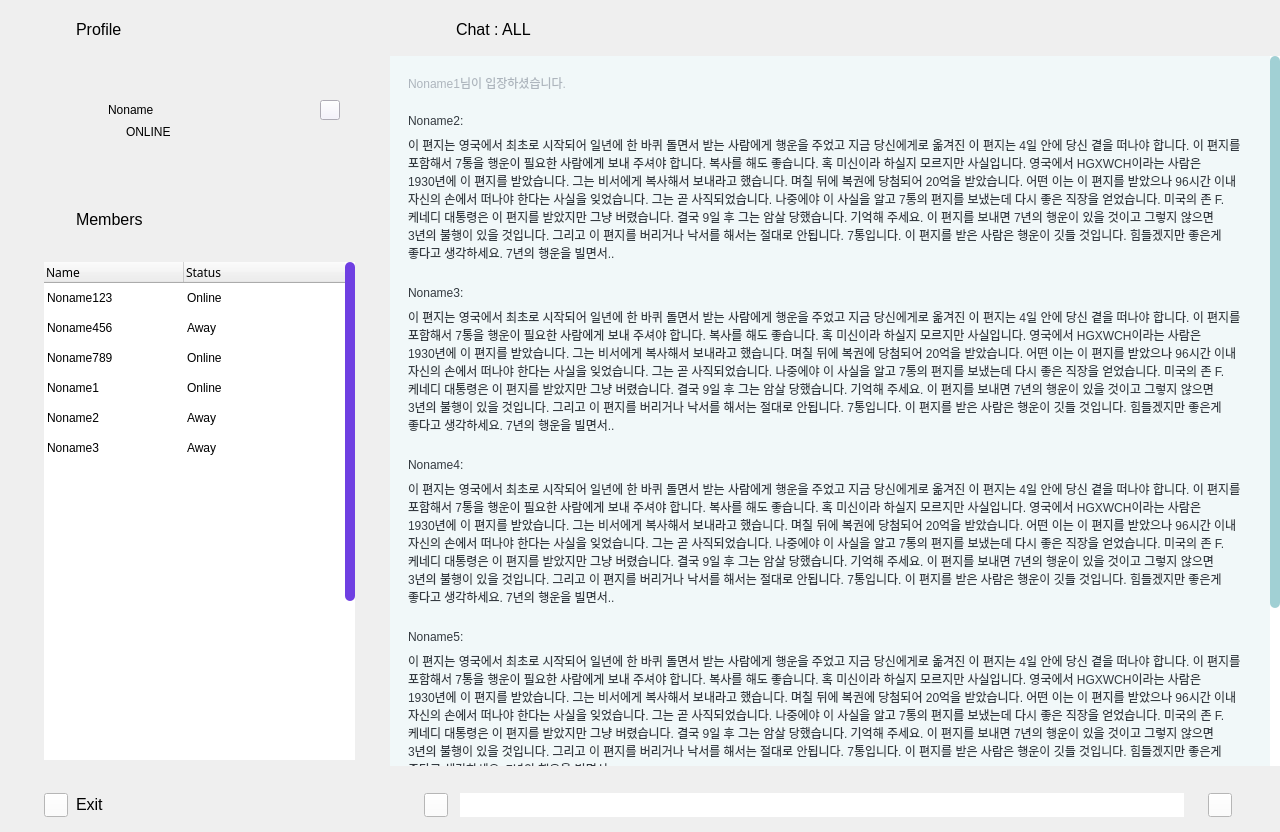
<?xml version="1.0" encoding="UTF-8"?>
<ui version="4.0">
 <class>MainWindow</class>
 <widget class="QMainWindow" name="MainWindow">
  <property name="geometry">
   <rect>
    <x>0</x>
    <y>0</y>
    <width>1280</width>
    <height>832</height>
   </rect>
  </property>
  <property name="minimumSize">
   <size>
    <width>1280</width>
    <height>832</height>
   </size>
  </property>
  <property name="maximumSize">
   <size>
    <width>1280</width>
    <height>832</height>
   </size>
  </property>
  <property name="windowTitle">
   <string>MainWindow</string>
  </property>
  <widget class="QWidget" name="centralwidget">
   <property name="minimumSize">
    <size>
     <width>1280</width>
     <height>832</height>
    </size>
   </property>
   <property name="maximumSize">
    <size>
     <width>1280</width>
     <height>832</height>
    </size>
   </property>
   <widget class="QLabel" name="Bg_Sidebar">
    <property name="enabled">
     <bool>true</bool>
    </property>
    <property name="geometry">
     <rect>
      <x>0</x>
      <y>0</y>
      <width>380</width>
      <height>832</height>
     </rect>
    </property>
    <property name="sizePolicy">
     <sizepolicy hsizetype="Fixed" vsizetype="Fixed">
      <horstretch>0</horstretch>
      <verstretch>0</verstretch>
     </sizepolicy>
    </property>
    <property name="minimumSize">
     <size>
      <width>380</width>
      <height>832</height>
     </size>
    </property>
    <property name="maximumSize">
     <size>
      <width>380</width>
      <height>832</height>
     </size>
    </property>
    <property name="text">
     <string/>
    </property>
    <property name="pixmap">
     <pixmap resource="../resource/resource.qrc">:/layout/Sidebar.png</pixmap>
    </property>
    <property name="scaledContents">
     <bool>false</bool>
    </property>
   </widget>
   <widget class="QLabel" name="Bg_Header">
    <property name="geometry">
     <rect>
      <x>380</x>
      <y>0</y>
      <width>900</width>
      <height>56</height>
     </rect>
    </property>
    <property name="frameShape">
     <enum>QFrame::NoFrame</enum>
    </property>
    <property name="text">
     <string/>
    </property>
    <property name="pixmap">
     <pixmap resource="../resource/resource.qrc">:/layout/Header.png</pixmap>
    </property>
   </widget>
   <widget class="QLabel" name="Bg_ChatArea">
    <property name="geometry">
     <rect>
      <x>380</x>
      <y>56</y>
      <width>900</width>
      <height>721</height>
     </rect>
    </property>
    <property name="text">
     <string/>
    </property>
    <property name="pixmap">
     <pixmap resource="../resource/resource.qrc">:/layout/ChatFrame.png</pixmap>
    </property>
   </widget>
   <widget class="QLabel" name="Bg_Input">
    <property name="geometry">
     <rect>
      <x>380</x>
      <y>777</y>
      <width>900</width>
      <height>56</height>
     </rect>
    </property>
    <property name="text">
     <string/>
    </property>
    <property name="pixmap">
     <pixmap resource="../resource/resource.qrc">:/layout/Footer.png</pixmap>
    </property>
   </widget>
   <widget class="QPushButton" name="Btn_emoji">
    <property name="geometry">
     <rect>
      <x>424</x>
      <y>793</y>
      <width>24</width>
      <height>24</height>
     </rect>
    </property>
    <property name="styleSheet">
     <string notr="true">background-color: rgb(255, 255, 255);
selection-background-color: rgb(255, 255, 255);
border-image: url(:/icon/emoji-happy.png);</string>
    </property>
    <property name="text">
     <string/>
    </property>
   </widget>
   <widget class="QPlainTextEdit" name="Input_inputBox">
    <property name="geometry">
     <rect>
      <x>460</x>
      <y>793</y>
      <width>724</width>
      <height>24</height>
     </rect>
    </property>
    <property name="styleSheet">
     <string notr="true">QPlainTextEdit {
	border-style: none;
	font: 12pt &quot;SEBANG Gothic&quot;;
	color: #495057;
}</string>
    </property>
    <property name="lineWidth">
     <number>1</number>
    </property>
    <property name="plainText">
     <string/>
    </property>
    <property name="placeholderText">
     <string>Text here...</string>
    </property>
   </widget>
   <widget class="QPushButton" name="Btn_send">
    <property name="geometry">
     <rect>
      <x>1208</x>
      <y>793</y>
      <width>24</width>
      <height>24</height>
     </rect>
    </property>
    <property name="styleSheet">
     <string notr="true">background-color: rgb(255, 255, 255);
selection-background-color: rgb(255, 255, 255);
border-image: url(:/icon/send.png);</string>
    </property>
    <property name="text">
     <string/>
    </property>
   </widget>
   <widget class="QPushButton" name="Btn_exit">
    <property name="geometry">
     <rect>
      <x>44</x>
      <y>793</y>
      <width>24</width>
      <height>24</height>
     </rect>
    </property>
    <property name="styleSheet">
     <string notr="true">background-color: rgb(255, 255, 255);
selection-background-color: rgb(255, 255, 255);
border-image: url(:/icon/exit.png)</string>
    </property>
    <property name="text">
     <string/>
    </property>
   </widget>
   <widget class="QLabel" name="Text_ProfileHeader">
    <property name="geometry">
     <rect>
      <x>76</x>
      <y>20</y>
      <width>271</width>
      <height>20</height>
     </rect>
    </property>
    <property name="styleSheet">
     <string notr="true">font: 75 9pt &quot;SEBANG Gothic&quot;;</string>
    </property>
    <property name="text">
     <string>&lt;html&gt;&lt;head/&gt;&lt;body&gt;&lt;p&gt;&lt;span style=&quot; font-size:12pt;&quot;&gt;Profile&lt;/span&gt;&lt;/p&gt;&lt;/body&gt;&lt;/html&gt;</string>
    </property>
    <property name="textFormat">
     <enum>Qt::AutoText</enum>
    </property>
    <property name="scaledContents">
     <bool>false</bool>
    </property>
   </widget>
   <widget class="QLabel" name="Text_MemberHeader">
    <property name="geometry">
     <rect>
      <x>76</x>
      <y>210</y>
      <width>271</width>
      <height>20</height>
     </rect>
    </property>
    <property name="styleSheet">
     <string notr="true">font: 75 9pt &quot;SEBANG Gothic&quot;;</string>
    </property>
    <property name="midLineWidth">
     <number>0</number>
    </property>
    <property name="text">
     <string>&lt;html&gt;&lt;head/&gt;&lt;body&gt;&lt;p&gt;&lt;span style=&quot; font-size:12pt;&quot;&gt;Members&lt;/span&gt;&lt;/p&gt;&lt;/body&gt;&lt;/html&gt;</string>
    </property>
    <property name="textFormat">
     <enum>Qt::AutoText</enum>
    </property>
    <property name="scaledContents">
     <bool>false</bool>
    </property>
   </widget>
   <widget class="QLabel" name="Text_Exit">
    <property name="geometry">
     <rect>
      <x>76</x>
      <y>795</y>
      <width>31</width>
      <height>20</height>
     </rect>
    </property>
    <property name="styleSheet">
     <string notr="true">font: 75 9pt &quot;SEBANG Gothic&quot;;</string>
    </property>
    <property name="midLineWidth">
     <number>0</number>
    </property>
    <property name="text">
     <string>&lt;html&gt;&lt;head/&gt;&lt;body&gt;&lt;p&gt;&lt;span style=&quot; font-size:12pt;&quot;&gt;Exit&lt;/span&gt;&lt;/p&gt;&lt;/body&gt;&lt;/html&gt;</string>
    </property>
    <property name="textFormat">
     <enum>Qt::AutoText</enum>
    </property>
    <property name="scaledContents">
     <bool>false</bool>
    </property>
   </widget>
   <widget class="QLabel" name="Text_ChatFrom">
    <property name="geometry">
     <rect>
      <x>456</x>
      <y>20</y>
      <width>151</width>
      <height>20</height>
     </rect>
    </property>
    <property name="styleSheet">
     <string notr="true">font: 75 9pt &quot;SEBANG Gothic&quot;;</string>
    </property>
    <property name="text">
     <string>&lt;html&gt;&lt;head/&gt;&lt;body&gt;&lt;p&gt;&lt;span style=&quot; font-size:12pt;&quot;&gt;Chat : ALL&lt;/span&gt;&lt;/p&gt;&lt;/body&gt;&lt;/html&gt;</string>
    </property>
    <property name="textFormat">
     <enum>Qt::AutoText</enum>
    </property>
    <property name="scaledContents">
     <bool>false</bool>
    </property>
   </widget>
   <widget class="QLabel" name="Img_myProfile">
    <property name="geometry">
     <rect>
      <x>44</x>
      <y>92</y>
      <width>48</width>
      <height>48</height>
     </rect>
    </property>
    <property name="text">
     <string/>
    </property>
    <property name="pixmap">
     <pixmap resource="../resource/resource.qrc">:/image/profile-circle.png</pixmap>
    </property>
   </widget>
   <widget class="QLabel" name="Text_myName">
    <property name="geometry">
     <rect>
      <x>108</x>
      <y>100</y>
      <width>161</width>
      <height>20</height>
     </rect>
    </property>
    <property name="styleSheet">
     <string notr="true">font: 75 12pt &quot;SEBANG Gothic&quot;;</string>
    </property>
    <property name="text">
     <string>&lt;html&gt;&lt;head/&gt;&lt;body&gt;&lt;p&gt;Noname&lt;/p&gt;&lt;/body&gt;&lt;/html&gt;</string>
    </property>
   </widget>
   <widget class="QLabel" name="Text_myStatus">
    <property name="geometry">
     <rect>
      <x>126</x>
      <y>122</y>
      <width>161</width>
      <height>20</height>
     </rect>
    </property>
    <property name="styleSheet">
     <string notr="true">font: 75 12pt &quot;SEBANG Gothic&quot;;</string>
    </property>
    <property name="text">
     <string>&lt;html&gt;&lt;head/&gt;&lt;body&gt;&lt;p&gt;&lt;span style=&quot; font-size:9pt;&quot;&gt;ONLINE&lt;/span&gt;&lt;/p&gt;&lt;/body&gt;&lt;/html&gt;</string>
    </property>
   </widget>
   <widget class="QLabel" name="Img_MyStatus">
    <property name="geometry">
     <rect>
      <x>108</x>
      <y>125</y>
      <width>12</width>
      <height>12</height>
     </rect>
    </property>
    <property name="text">
     <string/>
    </property>
    <property name="pixmap">
     <pixmap resource="../resource/resource.qrc">:/icon/OnlineDot.png</pixmap>
    </property>
   </widget>
   <widget class="QPushButton" name="Btn_edit">
    <property name="geometry">
     <rect>
      <x>320</x>
      <y>100</y>
      <width>20</width>
      <height>20</height>
     </rect>
    </property>
    <property name="focusPolicy">
     <enum>Qt::WheelFocus</enum>
    </property>
    <property name="styleSheet">
     <string notr="true">background-color: #F4F0FD;
selection-background-color: #F4F0FD;
border-image: url(:/icon/edit.png)</string>
    </property>
    <property name="text">
     <string/>
    </property>
   </widget>
   <widget class="QTableWidget" name="memberTable">
    <property name="geometry">
     <rect>
      <x>44</x>
      <y>262</y>
      <width>311</width>
      <height>498</height>
     </rect>
    </property>
    <property name="styleSheet">
     <string notr="true">* {
	font: 9pt &quot;SEBANG Gothic&quot;;
}
QTableWidget {
	border-style: none;
}
QScrollBar::sub-page:vertical {
	background: none;
}
QScrollBar::add-page:vertical {
	background: none;
}
QScrollBar:vertical {
	border-style: none;
	background:white;
	width:10px;    
	margin: 0px 0px 0px 0px;
}
QScrollBar::handle:vertical {         
	min-height: 0px;
	border-style: none;
	border-radius: 5px;
	background-color: #6F3FE2;
}
QScrollBar::add-line:vertical {       
	height: 0px;
	subcontrol-position: bottom;
	subcontrol-origin: margin;
}
QScrollBar::sub-line:vertical {
	height: 0 px;
	subcontrol-position: top;
	subcontrol-origin: margin;
}
</string>
    </property>
    <property name="verticalScrollMode">
     <enum>QAbstractItemView::ScrollPerItem</enum>
    </property>
    <property name="showGrid">
     <bool>false</bool>
    </property>
    <property name="rowCount">
     <number>22</number>
    </property>
    <attribute name="horizontalHeaderDefaultSectionSize">
     <number>140</number>
    </attribute>
    <attribute name="horizontalHeaderShowSortIndicator" stdset="0">
     <bool>false</bool>
    </attribute>
    <attribute name="horizontalHeaderStretchLastSection">
     <bool>true</bool>
    </attribute>
    <attribute name="verticalHeaderVisible">
     <bool>false</bool>
    </attribute>
    <row>
     <property name="text">
      <string>1</string>
     </property>
    </row>
    <row>
     <property name="text">
      <string>2</string>
     </property>
    </row>
    <row>
     <property name="text">
      <string>새 열</string>
     </property>
    </row>
    <row>
     <property name="text">
      <string>3</string>
     </property>
    </row>
    <row>
     <property name="text">
      <string>4</string>
     </property>
    </row>
    <row>
     <property name="text">
      <string>6</string>
     </property>
    </row>
    <row/>
    <row/>
    <row/>
    <row/>
    <row/>
    <row/>
    <row/>
    <row/>
    <row/>
    <row/>
    <row/>
    <row/>
    <row/>
    <row/>
    <row/>
    <row/>
    <column>
     <property name="text">
      <string>Name</string>
     </property>
     <property name="font">
      <font>
       <family>세방고딕 Regular</family>
       <pointsize>9</pointsize>
      </font>
     </property>
     <property name="textAlignment">
      <set>AlignLeading|AlignVCenter</set>
     </property>
    </column>
    <column>
     <property name="text">
      <string>Status</string>
     </property>
     <property name="font">
      <font>
       <family>SEBANG Gothic</family>
      </font>
     </property>
     <property name="textAlignment">
      <set>AlignLeading|AlignVCenter</set>
     </property>
    </column>
    <item row="0" column="0">
     <property name="text">
      <string>Noname123</string>
     </property>
     <property name="flags">
      <set>ItemIsEnabled</set>
     </property>
    </item>
    <item row="0" column="1">
     <property name="text">
      <string>Online</string>
     </property>
     <property name="flags">
      <set>ItemIsEnabled</set>
     </property>
    </item>
    <item row="1" column="0">
     <property name="text">
      <string>Noname456</string>
     </property>
     <property name="flags">
      <set>ItemIsEnabled</set>
     </property>
    </item>
    <item row="1" column="1">
     <property name="text">
      <string>Away</string>
     </property>
     <property name="flags">
      <set>ItemIsEnabled</set>
     </property>
    </item>
    <item row="2" column="0">
     <property name="text">
      <string>Noname789</string>
     </property>
     <property name="flags">
      <set>ItemIsEnabled</set>
     </property>
    </item>
    <item row="2" column="1">
     <property name="text">
      <string>Online</string>
     </property>
     <property name="flags">
      <set>ItemIsEnabled</set>
     </property>
    </item>
    <item row="3" column="0">
     <property name="text">
      <string>Noname1</string>
     </property>
     <property name="flags">
      <set>ItemIsEnabled</set>
     </property>
    </item>
    <item row="3" column="1">
     <property name="text">
      <string>Online</string>
     </property>
     <property name="flags">
      <set>ItemIsEnabled</set>
     </property>
    </item>
    <item row="4" column="0">
     <property name="text">
      <string>Noname2</string>
     </property>
     <property name="flags">
      <set>ItemIsEnabled</set>
     </property>
    </item>
    <item row="4" column="1">
     <property name="text">
      <string>Away</string>
     </property>
     <property name="flags">
      <set>ItemIsEnabled</set>
     </property>
    </item>
    <item row="5" column="0">
     <property name="text">
      <string>Noname3</string>
     </property>
     <property name="flags">
      <set>ItemIsEnabled</set>
     </property>
    </item>
    <item row="5" column="1">
     <property name="text">
      <string>Away</string>
     </property>
     <property name="flags">
      <set>ItemIsEnabled</set>
     </property>
    </item>
    <item row="6" column="0">
     <property name="text">
      <string/>
     </property>
    </item>
    <item row="7" column="0">
     <property name="text">
      <string/>
     </property>
    </item>
   </widget>
   <widget class="QScrollArea" name="scrollArea">
    <property name="geometry">
     <rect>
      <x>390</x>
      <y>56</y>
      <width>890</width>
      <height>710</height>
     </rect>
    </property>
    <property name="minimumSize">
     <size>
      <width>890</width>
      <height>710</height>
     </size>
    </property>
    <property name="maximumSize">
     <size>
      <width>890</width>
      <height>710</height>
     </size>
    </property>
    <property name="styleSheet">
     <string notr="true">* {
	border-style: none;
	background-color: #F1F8F9;
}
QScrollBar::sub-page:vertical {
	background: none;
}
QScrollBar::add-page:vertical {
	background: none;
}
QScrollBar:vertical {
	border-style: none;
	background:white;
	width:10px;    
	margin: 0px 0px 0px 0px;
}
QScrollBar::handle:vertical {         
	min-height: 0px;
	border-style: none;
	border-radius: 5px;
	background-color: #A1D0D4;
}
QScrollBar::add-line:vertical {       
	height: 0px;
	subcontrol-position: bottom;
	subcontrol-origin: margin;
}
QScrollBar::sub-line:vertical {
	height: 0 px;
	subcontrol-position: top;
	subcontrol-origin: margin;
}</string>
    </property>
    <property name="widgetResizable">
     <bool>true</bool>
    </property>
    <widget class="QWidget" name="scrollAreaWidgetContents">
     <property name="geometry">
      <rect>
       <x>0</x>
       <y>-99</y>
       <width>870</width>
       <height>809</height>
      </rect>
     </property>
     <property name="minimumSize">
      <size>
       <width>870</width>
       <height>688</height>
      </size>
     </property>
     <property name="maximumSize">
      <size>
       <width>870</width>
       <height>16777215</height>
      </size>
     </property>
     <layout class="QGridLayout" name="gridLayout_2">
      <item row="1" column="0">
       <layout class="QGridLayout" name="gridLayout" rowstretch="0,0,0,0,0,0" columnstretch="0">
        <property name="leftMargin">
         <number>0</number>
        </property>
        <property name="rightMargin">
         <number>0</number>
        </property>
        <item row="4" column="0">
         <widget class="QFrame" name="chat_frame5">
          <property name="minimumSize">
           <size>
            <width>830</width>
            <height>0</height>
           </size>
          </property>
          <property name="maximumSize">
           <size>
            <width>880</width>
            <height>16777215</height>
           </size>
          </property>
          <property name="frameShape">
           <enum>QFrame::StyledPanel</enum>
          </property>
          <property name="frameShadow">
           <enum>QFrame::Raised</enum>
          </property>
          <layout class="QVBoxLayout" name="verticalLayout_15">
           <item>
            <widget class="QLabel" name="name5">
             <property name="sizePolicy">
              <sizepolicy hsizetype="Preferred" vsizetype="Preferred">
               <horstretch>0</horstretch>
               <verstretch>0</verstretch>
              </sizepolicy>
             </property>
             <property name="minimumSize">
              <size>
               <width>830</width>
               <height>16</height>
              </size>
             </property>
             <property name="maximumSize">
              <size>
               <width>880</width>
               <height>16</height>
              </size>
             </property>
             <property name="styleSheet">
              <string notr="true">color: #343A40;
font: 700 10pt &quot;SEBANG Gothic&quot;;</string>
             </property>
             <property name="text">
              <string>Noname5:</string>
             </property>
             <property name="alignment">
              <set>Qt::AlignLeading|Qt::AlignLeft|Qt::AlignTop</set>
             </property>
            </widget>
           </item>
           <item>
            <widget class="QLabel" name="content5">
             <property name="minimumSize">
              <size>
               <width>830</width>
               <height>16</height>
              </size>
             </property>
             <property name="maximumSize">
              <size>
               <width>880</width>
               <height>16777215</height>
              </size>
             </property>
             <property name="styleSheet">
              <string notr="true">color: #343A40;
font: 10pt &quot;SEBANG Gothic&quot;;</string>
             </property>
             <property name="text">
              <string>이 편지는 영국에서 최초로 시작되어 일년에 한 바퀴 돌면서 받는 사람에게 행운을 주었고 지금 당신에게로 옮겨진 이 편지는 4일 안에 당신 곁을 떠나야 합니다. 이 편지를 포함해서 7통을 행운이 필요한 사람에게 보내 주셔야 합니다. 복사를 해도 좋습니다. 혹 미신이라 하실지 모르지만 사실입니다. 영국에서 HGXWCH이라는 사람은 1930년에 이 편지를 받았습니다. 그는 비서에게 복사해서 보내라고 했습니다. 며칠 뒤에 복권에 당첨되어 20억을 받았습니다. 어떤 이는 이 편지를 받았으나 96시간 이내 자신의 손에서 떠나야 한다는 사실을 잊었습니다. 그는 곧 사직되었습니다. 나중에야 이 사실을 알고 7통의 편지를 보냈는데 다시 좋은 직장을 얻었습니다. 미국의 존 F. 케네디 대통령은 이 편지를 받았지만 그냥 버렸습니다. 결국 9일 후 그는 암살 당했습니다. 기억해 주세요. 이 편지를 보내면 7년의 행운이 있을 것이고 그렇지 않으면 3년의 불행이 있을 것입니다. 그리고 이 편지를 버리거나 낙서를 해서는 절대로 안됩니다. 7통입니다. 이 편지를 받은 사람은 행운이 깃들 것입니다. 힘들겠지만 좋은게 좋다고 생각하세요. 7년의 행운을 빌면서..</string>
             </property>
             <property name="alignment">
              <set>Qt::AlignLeading|Qt::AlignLeft|Qt::AlignTop</set>
             </property>
             <property name="wordWrap">
              <bool>true</bool>
             </property>
            </widget>
           </item>
          </layout>
         </widget>
        </item>
        <item row="0" column="0">
         <widget class="QFrame" name="chat_frame1">
          <property name="minimumSize">
           <size>
            <width>830</width>
            <height>0</height>
           </size>
          </property>
          <property name="maximumSize">
           <size>
            <width>880</width>
            <height>16777215</height>
           </size>
          </property>
          <property name="frameShape">
           <enum>QFrame::StyledPanel</enum>
          </property>
          <property name="frameShadow">
           <enum>QFrame::Raised</enum>
          </property>
          <layout class="QVBoxLayout" name="verticalLayout_2" stretch="0">
           <item>
            <widget class="QLabel" name="entry_msg1">
             <property name="sizePolicy">
              <sizepolicy hsizetype="Preferred" vsizetype="Preferred">
               <horstretch>0</horstretch>
               <verstretch>0</verstretch>
              </sizepolicy>
             </property>
             <property name="minimumSize">
              <size>
               <width>830</width>
               <height>16</height>
              </size>
             </property>
             <property name="maximumSize">
              <size>
               <width>880</width>
               <height>16</height>
              </size>
             </property>
             <property name="styleSheet">
              <string notr="true">color: #ADB5BD;
font: 10pt &quot;SEBANG Gothic&quot;;</string>
             </property>
             <property name="text">
              <string>Noname1님이 입장하셨습니다.</string>
             </property>
             <property name="alignment">
              <set>Qt::AlignLeading|Qt::AlignLeft|Qt::AlignTop</set>
             </property>
            </widget>
           </item>
          </layout>
         </widget>
        </item>
        <item row="2" column="0">
         <widget class="QFrame" name="chat_frame3">
          <property name="minimumSize">
           <size>
            <width>830</width>
            <height>0</height>
           </size>
          </property>
          <property name="maximumSize">
           <size>
            <width>880</width>
            <height>16777215</height>
           </size>
          </property>
          <property name="frameShape">
           <enum>QFrame::StyledPanel</enum>
          </property>
          <property name="frameShadow">
           <enum>QFrame::Raised</enum>
          </property>
          <layout class="QVBoxLayout" name="verticalLayout_13">
           <item>
            <widget class="QLabel" name="name3">
             <property name="sizePolicy">
              <sizepolicy hsizetype="Preferred" vsizetype="Preferred">
               <horstretch>0</horstretch>
               <verstretch>0</verstretch>
              </sizepolicy>
             </property>
             <property name="minimumSize">
              <size>
               <width>830</width>
               <height>16</height>
              </size>
             </property>
             <property name="maximumSize">
              <size>
               <width>880</width>
               <height>16</height>
              </size>
             </property>
             <property name="styleSheet">
              <string notr="true">color: #343A40;
font: 700 10pt &quot;SEBANG Gothic&quot;;</string>
             </property>
             <property name="text">
              <string>Noname3:</string>
             </property>
             <property name="alignment">
              <set>Qt::AlignLeading|Qt::AlignLeft|Qt::AlignTop</set>
             </property>
            </widget>
           </item>
           <item>
            <widget class="QLabel" name="content3">
             <property name="minimumSize">
              <size>
               <width>830</width>
               <height>16</height>
              </size>
             </property>
             <property name="maximumSize">
              <size>
               <width>880</width>
               <height>16777215</height>
              </size>
             </property>
             <property name="styleSheet">
              <string notr="true">color: #343A40;
font: 10pt &quot;SEBANG Gothic&quot;;</string>
             </property>
             <property name="text">
              <string>이 편지는 영국에서 최초로 시작되어 일년에 한 바퀴 돌면서 받는 사람에게 행운을 주었고 지금 당신에게로 옮겨진 이 편지는 4일 안에 당신 곁을 떠나야 합니다. 이 편지를 포함해서 7통을 행운이 필요한 사람에게 보내 주셔야 합니다. 복사를 해도 좋습니다. 혹 미신이라 하실지 모르지만 사실입니다. 영국에서 HGXWCH이라는 사람은 1930년에 이 편지를 받았습니다. 그는 비서에게 복사해서 보내라고 했습니다. 며칠 뒤에 복권에 당첨되어 20억을 받았습니다. 어떤 이는 이 편지를 받았으나 96시간 이내 자신의 손에서 떠나야 한다는 사실을 잊었습니다. 그는 곧 사직되었습니다. 나중에야 이 사실을 알고 7통의 편지를 보냈는데 다시 좋은 직장을 얻었습니다. 미국의 존 F. 케네디 대통령은 이 편지를 받았지만 그냥 버렸습니다. 결국 9일 후 그는 암살 당했습니다. 기억해 주세요. 이 편지를 보내면 7년의 행운이 있을 것이고 그렇지 않으면 3년의 불행이 있을 것입니다. 그리고 이 편지를 버리거나 낙서를 해서는 절대로 안됩니다. 7통입니다. 이 편지를 받은 사람은 행운이 깃들 것입니다. 힘들겠지만 좋은게 좋다고 생각하세요. 7년의 행운을 빌면서..</string>
             </property>
             <property name="alignment">
              <set>Qt::AlignLeading|Qt::AlignLeft|Qt::AlignTop</set>
             </property>
             <property name="wordWrap">
              <bool>true</bool>
             </property>
            </widget>
           </item>
          </layout>
         </widget>
        </item>
        <item row="5" column="0">
         <widget class="QFrame" name="chat_frame6">
          <property name="minimumSize">
           <size>
            <width>830</width>
            <height>0</height>
           </size>
          </property>
          <property name="maximumSize">
           <size>
            <width>880</width>
            <height>16777215</height>
           </size>
          </property>
          <property name="frameShape">
           <enum>QFrame::StyledPanel</enum>
          </property>
          <property name="frameShadow">
           <enum>QFrame::Raised</enum>
          </property>
          <layout class="QVBoxLayout" name="verticalLayout">
           <item>
            <widget class="QLabel" name="name6">
             <property name="sizePolicy">
              <sizepolicy hsizetype="Preferred" vsizetype="Preferred">
               <horstretch>0</horstretch>
               <verstretch>0</verstretch>
              </sizepolicy>
             </property>
             <property name="minimumSize">
              <size>
               <width>830</width>
               <height>16</height>
              </size>
             </property>
             <property name="maximumSize">
              <size>
               <width>880</width>
               <height>16</height>
              </size>
             </property>
             <property name="styleSheet">
              <string notr="true">color: #343A40;
font: 700 10pt &quot;SEBANG Gothic&quot;;</string>
             </property>
             <property name="text">
              <string>Noname6:</string>
             </property>
             <property name="alignment">
              <set>Qt::AlignLeading|Qt::AlignLeft|Qt::AlignTop</set>
             </property>
            </widget>
           </item>
           <item>
            <widget class="QLabel" name="content6">
             <property name="minimumSize">
              <size>
               <width>830</width>
               <height>16</height>
              </size>
             </property>
             <property name="maximumSize">
              <size>
               <width>880</width>
               <height>16777215</height>
              </size>
             </property>
             <property name="styleSheet">
              <string notr="true">color: #343A40;
font: 10pt &quot;SEBANG Gothic&quot;;</string>
             </property>
             <property name="text">
              <string>이 편지는 영국에서 최초로 시작되어 일년에 한 바퀴 돌면서 받는 사람에게 행운을 주었고 지금 당신에게로 옮겨진 이 편지는 4일 안에 당신 곁을 떠나야 합니다. 이 편지를 포함해서 7통을 행운이 필요한 사람에게 보내 주셔야 합니다. 복사를 해도 좋습니다. 혹 미신이라 하실지 모르지만 사실입니다. 영국에서 HGXWCH이라는 사람은 1930년에 이 편지를 받았습니다. 그는 비서에게 복사해서 보내라고 했습니다. 며칠 뒤에 복권에 당첨되어 20억을 받았습니다. 어떤 이는 이 편지를 받았으나 96시간 이내 자신의 손에서 떠나야 한다는 사실을 잊었습니다. 그는 곧 사직되었습니다. 나중에야 이 사실을 알고 7통의 편지를 보냈는데 다시 좋은 직장을 얻었습니다. 미국의 존 F. 케네디 대통령은 이 편지를 받았지만 그냥 버렸습니다. 결국 9일 후 그는 암살 당했습니다. 기억해 주세요. 이 편지를 보내면 7년의 행운이 있을 것이고 그렇지 않으면 3년의 불행이 있을 것입니다. 그리고 이 편지를 버리거나 낙서를 해서는 절대로 안됩니다. 7통입니다. 이 편지를 받은 사람은 행운이 깃들 것입니다. 힘들겠지만 좋은게 좋다고 생각하세요. 7년의 행운을 빌면서..</string>
             </property>
             <property name="alignment">
              <set>Qt::AlignLeading|Qt::AlignLeft|Qt::AlignTop</set>
             </property>
             <property name="wordWrap">
              <bool>true</bool>
             </property>
            </widget>
           </item>
          </layout>
         </widget>
        </item>
        <item row="1" column="0">
         <widget class="QFrame" name="chat_frame2">
          <property name="minimumSize">
           <size>
            <width>830</width>
            <height>0</height>
           </size>
          </property>
          <property name="maximumSize">
           <size>
            <width>880</width>
            <height>16777215</height>
           </size>
          </property>
          <property name="frameShape">
           <enum>QFrame::StyledPanel</enum>
          </property>
          <property name="frameShadow">
           <enum>QFrame::Raised</enum>
          </property>
          <layout class="QVBoxLayout" name="verticalLayout_14">
           <item>
            <widget class="QLabel" name="name2">
             <property name="sizePolicy">
              <sizepolicy hsizetype="Preferred" vsizetype="Preferred">
               <horstretch>0</horstretch>
               <verstretch>0</verstretch>
              </sizepolicy>
             </property>
             <property name="minimumSize">
              <size>
               <width>830</width>
               <height>16</height>
              </size>
             </property>
             <property name="maximumSize">
              <size>
               <width>880</width>
               <height>16</height>
              </size>
             </property>
             <property name="styleSheet">
              <string notr="true">color: #343A40;
font: 700 10pt &quot;SEBANG Gothic&quot;;</string>
             </property>
             <property name="text">
              <string>Noname2:</string>
             </property>
             <property name="alignment">
              <set>Qt::AlignLeading|Qt::AlignLeft|Qt::AlignTop</set>
             </property>
            </widget>
           </item>
           <item>
            <widget class="QLabel" name="content2">
             <property name="minimumSize">
              <size>
               <width>830</width>
               <height>16</height>
              </size>
             </property>
             <property name="maximumSize">
              <size>
               <width>880</width>
               <height>16777215</height>
              </size>
             </property>
             <property name="styleSheet">
              <string notr="true">color: #343A40;
font: 10pt &quot;SEBANG Gothic&quot;;</string>
             </property>
             <property name="text">
              <string>이 편지는 영국에서 최초로 시작되어 일년에 한 바퀴 돌면서 받는 사람에게 행운을 주었고 지금 당신에게로 옮겨진 이 편지는 4일 안에 당신 곁을 떠나야 합니다. 이 편지를 포함해서 7통을 행운이 필요한 사람에게 보내 주셔야 합니다. 복사를 해도 좋습니다. 혹 미신이라 하실지 모르지만 사실입니다. 영국에서 HGXWCH이라는 사람은 1930년에 이 편지를 받았습니다. 그는 비서에게 복사해서 보내라고 했습니다. 며칠 뒤에 복권에 당첨되어 20억을 받았습니다. 어떤 이는 이 편지를 받았으나 96시간 이내 자신의 손에서 떠나야 한다는 사실을 잊었습니다. 그는 곧 사직되었습니다. 나중에야 이 사실을 알고 7통의 편지를 보냈는데 다시 좋은 직장을 얻었습니다. 미국의 존 F. 케네디 대통령은 이 편지를 받았지만 그냥 버렸습니다. 결국 9일 후 그는 암살 당했습니다. 기억해 주세요. 이 편지를 보내면 7년의 행운이 있을 것이고 그렇지 않으면 3년의 불행이 있을 것입니다. 그리고 이 편지를 버리거나 낙서를 해서는 절대로 안됩니다. 7통입니다. 이 편지를 받은 사람은 행운이 깃들 것입니다. 힘들겠지만 좋은게 좋다고 생각하세요. 7년의 행운을 빌면서..</string>
             </property>
             <property name="alignment">
              <set>Qt::AlignLeading|Qt::AlignLeft|Qt::AlignTop</set>
             </property>
             <property name="wordWrap">
              <bool>true</bool>
             </property>
            </widget>
           </item>
          </layout>
         </widget>
        </item>
        <item row="3" column="0">
         <widget class="QFrame" name="chat_frame4">
          <property name="minimumSize">
           <size>
            <width>830</width>
            <height>0</height>
           </size>
          </property>
          <property name="maximumSize">
           <size>
            <width>880</width>
            <height>16777215</height>
           </size>
          </property>
          <property name="frameShape">
           <enum>QFrame::StyledPanel</enum>
          </property>
          <property name="frameShadow">
           <enum>QFrame::Raised</enum>
          </property>
          <layout class="QVBoxLayout" name="verticalLayout_16">
           <item>
            <widget class="QLabel" name="name4">
             <property name="sizePolicy">
              <sizepolicy hsizetype="Preferred" vsizetype="Preferred">
               <horstretch>0</horstretch>
               <verstretch>0</verstretch>
              </sizepolicy>
             </property>
             <property name="minimumSize">
              <size>
               <width>830</width>
               <height>16</height>
              </size>
             </property>
             <property name="maximumSize">
              <size>
               <width>880</width>
               <height>16</height>
              </size>
             </property>
             <property name="styleSheet">
              <string notr="true">color: #343A40;
font: 700 10pt &quot;SEBANG Gothic&quot;;</string>
             </property>
             <property name="text">
              <string>Noname4:</string>
             </property>
             <property name="alignment">
              <set>Qt::AlignLeading|Qt::AlignLeft|Qt::AlignTop</set>
             </property>
            </widget>
           </item>
           <item>
            <widget class="QLabel" name="content4">
             <property name="minimumSize">
              <size>
               <width>830</width>
               <height>16</height>
              </size>
             </property>
             <property name="maximumSize">
              <size>
               <width>880</width>
               <height>16777215</height>
              </size>
             </property>
             <property name="styleSheet">
              <string notr="true">color: #343A40;
font: 10pt &quot;SEBANG Gothic&quot;;</string>
             </property>
             <property name="text">
              <string>이 편지는 영국에서 최초로 시작되어 일년에 한 바퀴 돌면서 받는 사람에게 행운을 주었고 지금 당신에게로 옮겨진 이 편지는 4일 안에 당신 곁을 떠나야 합니다. 이 편지를 포함해서 7통을 행운이 필요한 사람에게 보내 주셔야 합니다. 복사를 해도 좋습니다. 혹 미신이라 하실지 모르지만 사실입니다. 영국에서 HGXWCH이라는 사람은 1930년에 이 편지를 받았습니다. 그는 비서에게 복사해서 보내라고 했습니다. 며칠 뒤에 복권에 당첨되어 20억을 받았습니다. 어떤 이는 이 편지를 받았으나 96시간 이내 자신의 손에서 떠나야 한다는 사실을 잊었습니다. 그는 곧 사직되었습니다. 나중에야 이 사실을 알고 7통의 편지를 보냈는데 다시 좋은 직장을 얻었습니다. 미국의 존 F. 케네디 대통령은 이 편지를 받았지만 그냥 버렸습니다. 결국 9일 후 그는 암살 당했습니다. 기억해 주세요. 이 편지를 보내면 7년의 행운이 있을 것이고 그렇지 않으면 3년의 불행이 있을 것입니다. 그리고 이 편지를 버리거나 낙서를 해서는 절대로 안됩니다. 7통입니다. 이 편지를 받은 사람은 행운이 깃들 것입니다. 힘들겠지만 좋은게 좋다고 생각하세요. 7년의 행운을 빌면서..</string>
             </property>
             <property name="alignment">
              <set>Qt::AlignLeading|Qt::AlignLeft|Qt::AlignTop</set>
             </property>
             <property name="wordWrap">
              <bool>true</bool>
             </property>
            </widget>
           </item>
          </layout>
         </widget>
        </item>
       </layout>
      </item>
     </layout>
    </widget>
   </widget>
   <zorder>Bg_Input</zorder>
   <zorder>Bg_Sidebar</zorder>
   <zorder>Bg_Header</zorder>
   <zorder>Bg_ChatArea</zorder>
   <zorder>Btn_emoji</zorder>
   <zorder>Input_inputBox</zorder>
   <zorder>Btn_send</zorder>
   <zorder>Btn_exit</zorder>
   <zorder>Text_ProfileHeader</zorder>
   <zorder>Text_MemberHeader</zorder>
   <zorder>Text_Exit</zorder>
   <zorder>Text_ChatFrom</zorder>
   <zorder>Img_myProfile</zorder>
   <zorder>Text_myName</zorder>
   <zorder>Text_myStatus</zorder>
   <zorder>Img_MyStatus</zorder>
   <zorder>Btn_edit</zorder>
   <zorder>memberTable</zorder>
   <zorder>scrollArea</zorder>
  </widget>
 </widget>
 <resources>
  <include location="../resource/resource.qrc"/>
 </resources>
 <connections/>
</ui>
